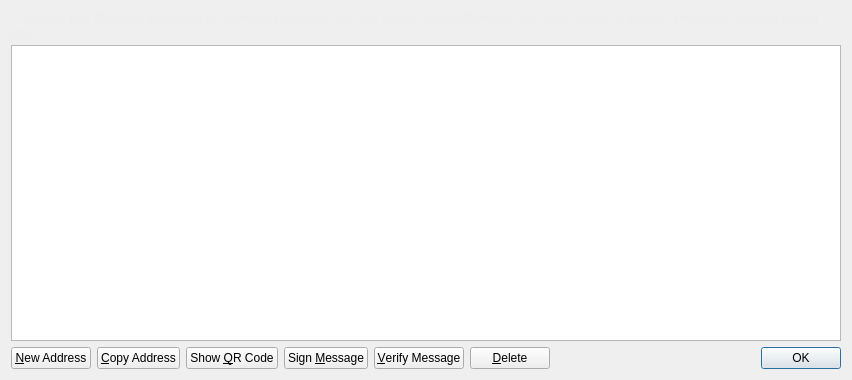
<?xml version="1.0" encoding="UTF-8"?>
<ui version="4.0">
 <class>AddressBookPage</class>
 <widget class="QWidget" name="AddressBookPage">
  <property name="geometry">
   <rect>
    <x>0</x>
    <y>0</y>
    <width>852</width>
    <height>380</height>
   </rect>
  </property>
  <property name="windowTitle">
   <string>Address Book</string>
  </property>
  <layout class="QVBoxLayout" name="verticalLayout">
   <item>
    <widget class="QLabel" name="labelExplanation">
     <property name="styleSheet">
      <string notr="true">#labelExplanation { color: #ededed; }</string>
     </property>
     <property name="text">
      <string>These are your BlueChip addresses for receiving payments. You may want to give a different one to each sender so you can keep track of who is paying you.</string>
     </property>
     <property name="textFormat">
      <enum>Qt::PlainText</enum>
     </property>
     <property name="wordWrap">
      <bool>true</bool>
     </property>
    </widget>
   </item>
   <item>
    <widget class="QTableView" name="tableView">
     <property name="contextMenuPolicy">
      <enum>Qt::CustomContextMenu</enum>
     </property>
     <property name="toolTip">
      <string>Double-click to edit address or label</string>
     </property>
     <property name="tabKeyNavigation">
      <bool>false</bool>
     </property>
     <property name="alternatingRowColors">
      <bool>true</bool>
     </property>
     <property name="selectionMode">
      <enum>QAbstractItemView::SingleSelection</enum>
     </property>
     <property name="selectionBehavior">
      <enum>QAbstractItemView::SelectRows</enum>
     </property>
     <property name="sortingEnabled">
      <bool>true</bool>
     </property>
     <attribute name="verticalHeaderVisible">
      <bool>false</bool>
     </attribute>
    </widget>
   </item>
   <item>
    <layout class="QHBoxLayout" name="horizontalLayout">
     <item>
      <widget class="QPushButton" name="newAddressButton">
       <property name="toolTip">
        <string>Create a new address</string>
       </property>
       <property name="text">
        <string>&amp;New Address</string>
       </property>
       <property name="icon">
        <iconset resource="../bitcoin.qrc">
         <normaloff>:/icons/add</normaloff>:/icons/add</iconset>
       </property>
      </widget>
     </item>
     <item>
      <widget class="QPushButton" name="copyToClipboard">
       <property name="toolTip">
        <string>Copy the currently selected address to the system clipboard</string>
       </property>
       <property name="text">
        <string>&amp;Copy Address</string>
       </property>
       <property name="icon">
        <iconset resource="../bitcoin.qrc">
         <normaloff>:/icons/editcopy</normaloff>:/icons/editcopy</iconset>
       </property>
      </widget>
     </item>
     <item>
      <widget class="QPushButton" name="showQRCode">
       <property name="text">
        <string>Show &amp;QR Code</string>
       </property>
       <property name="icon">
        <iconset resource="../bitcoin.qrc">
         <normaloff>:/icons/qrcode</normaloff>:/icons/qrcode</iconset>
       </property>
      </widget>
     </item>
     <item>
      <widget class="QPushButton" name="signMessage">
       <property name="toolTip">
        <string>Sign a message to prove you own a BlueChip address</string>
       </property>
       <property name="text">
        <string>Sign &amp;Message</string>
       </property>
       <property name="icon">
        <iconset resource="../bitcoin.qrc">
         <normaloff>:/icons/edit</normaloff>:/icons/edit</iconset>
       </property>
      </widget>
     </item>
     <item>
      <widget class="QPushButton" name="verifyMessage">
       <property name="toolTip">
        <string>Verify a message to ensure it was signed with a specified BlueChip address</string>
       </property>
       <property name="text">
        <string>&amp;Verify Message</string>
       </property>
       <property name="icon">
        <iconset resource="../bitcoin.qrc">
         <normaloff>:/icons/transaction_0</normaloff>:/icons/transaction_0</iconset>
       </property>
      </widget>
     </item>
     <item>
      <widget class="QPushButton" name="deleteButton">
       <property name="toolTip">
        <string>Delete the currently selected address from the list</string>
       </property>
       <property name="text">
        <string>&amp;Delete</string>
       </property>
       <property name="icon">
        <iconset resource="../bitcoin.qrc">
         <normaloff>:/icons/remove</normaloff>:/icons/remove</iconset>
       </property>
      </widget>
     </item>
     <item>
      <spacer name="horizontalSpacer">
       <property name="orientation">
        <enum>Qt::Horizontal</enum>
       </property>
       <property name="sizeHint" stdset="0">
        <size>
         <width>40</width>
         <height>20</height>
        </size>
       </property>
      </spacer>
     </item>
     <item>
      <widget class="QDialogButtonBox" name="buttonBox">
       <property name="sizePolicy">
        <sizepolicy hsizetype="Maximum" vsizetype="Fixed">
         <horstretch>0</horstretch>
         <verstretch>0</verstretch>
        </sizepolicy>
       </property>
       <property name="standardButtons">
        <set>QDialogButtonBox::Ok</set>
       </property>
      </widget>
     </item>
    </layout>
   </item>
  </layout>
 </widget>
 <resources>
  <include location="../bitcoin.qrc"/>
 </resources>
 <connections/>
</ui>
